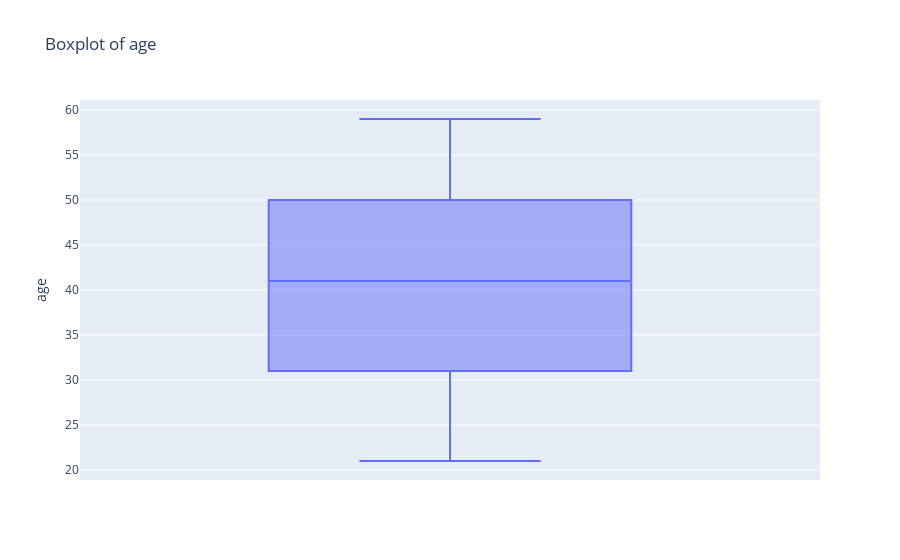
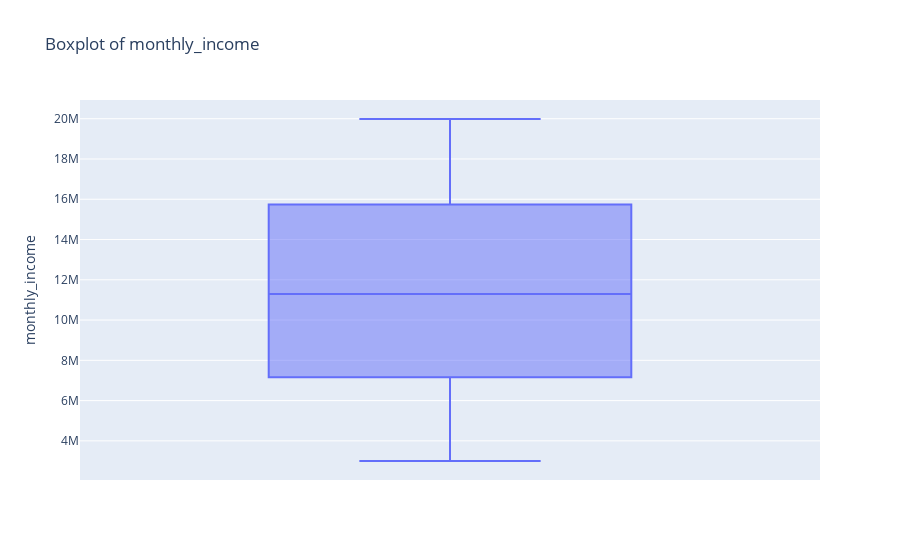
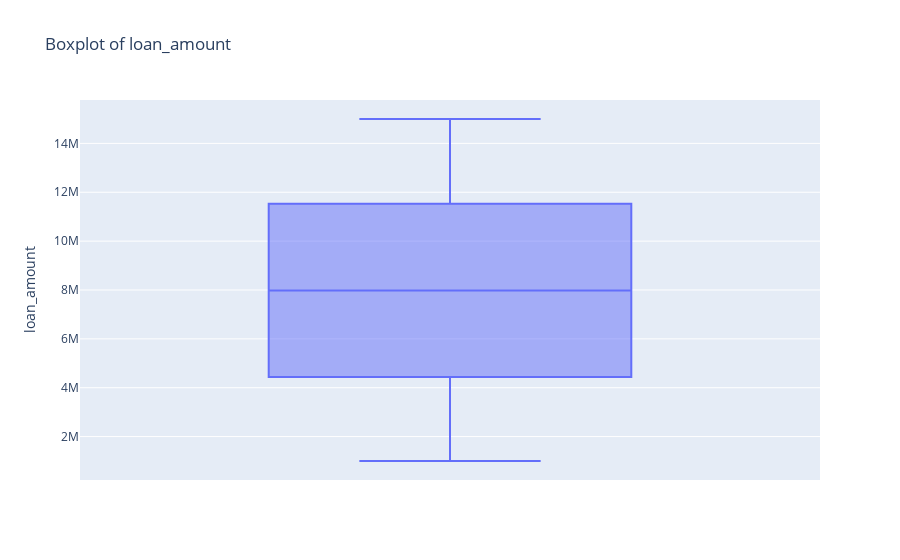
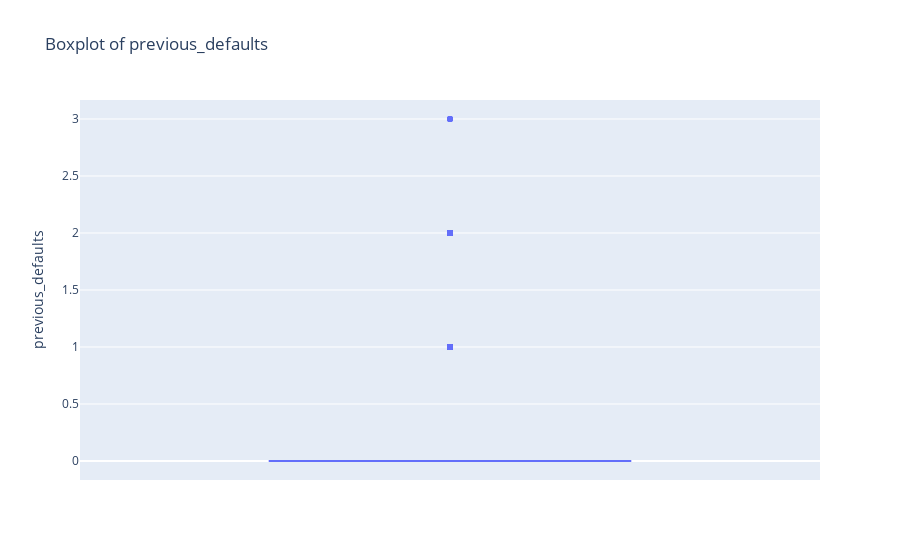

These figures' notebook cell, in order:
### Markdown cell above
#### ASUMSI

##### - Default adalah target label:
###### 1 = gagal bayar (default)
###### 0 = tidak gagal bayar (tidak default)

##### - previous_defaults adalah jumlah kegagalan bayar di masa lalu (di pinjaman sebelumnya, bisa 0, 1, 2, atau 3 kali).

### Code cell
# Cek outlier dengan boxplot

# Loop boxplot untuk setiap fitur numerik (kecuali target)
num_cols = df_train.select_dtypes(include='number').columns.tolist()
num_cols.remove('default')

for col in num_cols:
    fig = px.box(df_clean, y=col, title=f'Boxplot of {col}')
    fig.show()

### Figure 1 — Plotly figure (JSON) as saved in the notebook; plotly's stock layout.template omitted (floating-point values rounded to 4 significant figures; data arrays with more than 128 entries replaced by an {"elided": "..."} marker saying what was removed)
{"data": [{"alignmentgroup": "True", "hovertemplate": "age=%{y}<extra></extra>", "legendgroup": "", "marker": {"color": "#636efa"}, "name": "", "notched": false, "offsetgroup": "", "orientation": "v", "showlegend": false, "type": "box", "x0": " ", "xaxis": "x", "y": {"elided": "6000 int values"}, "y0": " ", "yaxis": "y"}], "layout": {"boxmode": "group", "legend": {"tracegroupgap": 0}, "title": {"text": "Boxplot of age"}, "xaxis": {"anchor": "y", "domain": [0, 1]}, "yaxis": {"anchor": "x", "domain": [0, 1], "title": {"text": "age"}}}}

### Figure 2 — Plotly figure (JSON) as saved in the notebook; plotly's stock layout.template omitted (floating-point values rounded to 4 significant figures; data arrays with more than 128 entries replaced by an {"elided": "..."} marker saying what was removed)
{"data": [{"alignmentgroup": "True", "hovertemplate": "monthly_income=%{y}<extra></extra>", "legendgroup": "", "marker": {"color": "#636efa"}, "name": "", "notched": false, "offsetgroup": "", "orientation": "v", "showlegend": false, "type": "box", "x0": " ", "xaxis": "x", "y": {"elided": "6000 int values"}, "y0": " ", "yaxis": "y"}], "layout": {"boxmode": "group", "legend": {"tracegroupgap": 0}, "title": {"text": "Boxplot of monthly_income"}, "xaxis": {"anchor": "y", "domain": [0, 1]}, "yaxis": {"anchor": "x", "domain": [0, 1], "title": {"text": "monthly_income"}}}}

### Figure 3 — Plotly figure (JSON) as saved in the notebook; plotly's stock layout.template omitted (floating-point values rounded to 4 significant figures; data arrays with more than 128 entries replaced by an {"elided": "..."} marker saying what was removed)
{"data": [{"alignmentgroup": "True", "hovertemplate": "loan_amount=%{y}<extra></extra>", "legendgroup": "", "marker": {"color": "#636efa"}, "name": "", "notched": false, "offsetgroup": "", "orientation": "v", "showlegend": false, "type": "box", "x0": " ", "xaxis": "x", "y": {"elided": "6000 int values"}, "y0": " ", "yaxis": "y"}], "layout": {"boxmode": "group", "legend": {"tracegroupgap": 0}, "title": {"text": "Boxplot of loan_amount"}, "xaxis": {"anchor": "y", "domain": [0, 1]}, "yaxis": {"anchor": "x", "domain": [0, 1], "title": {"text": "loan_amount"}}}}

### Figure 4 — Plotly figure (JSON) as saved in the notebook; plotly's stock layout.template omitted (floating-point values rounded to 4 significant figures; data arrays with more than 128 entries replaced by an {"elided": "..."} marker saying what was removed)
{"data": [{"alignmentgroup": "True", "hovertemplate": "previous_defaults=%{y}<extra></extra>", "legendgroup": "", "marker": {"color": "#636efa"}, "name": "", "notched": false, "offsetgroup": "", "orientation": "v", "showlegend": false, "type": "box", "x0": " ", "xaxis": "x", "y": {"elided": "6000 int values"}, "y0": " ", "yaxis": "y"}], "layout": {"boxmode": "group", "legend": {"tracegroupgap": 0}, "title": {"text": "Boxplot of previous_defaults"}, "xaxis": {"anchor": "y", "domain": [0, 1]}, "yaxis": {"anchor": "x", "domain": [0, 1], "title": {"text": "previous_defaults"}}}}
